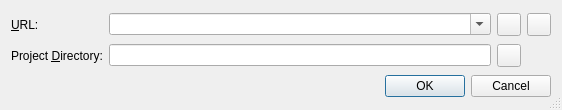
<?xml version="1.0" encoding="UTF-8"?>
<ui version="4.0">
 <class>GitNewProjectOptionsDialog</class>
 <widget class="QDialog" name="GitNewProjectOptionsDialog">
  <property name="geometry">
   <rect>
    <x>0</x>
    <y>0</y>
    <width>562</width>
    <height>110</height>
   </rect>
  </property>
  <property name="windowTitle">
   <string>New Project from Repository</string>
  </property>
  <property name="whatsThis">
   <string>&lt;b&gt;New Project from Repository Dialog&lt;/b&gt;
&lt;p&gt;Enter the various repository infos into the entry fields. These values are used, when the new project is retrieved from the repository.&lt;/p&gt;
&lt;p&gt;For remote repositories the URL must contain the hostname.&lt;/p&gt;</string>
  </property>
  <property name="sizeGripEnabled">
   <bool>true</bool>
  </property>
  <layout class="QGridLayout" name="gridLayout">
   <item row="0" column="0">
    <widget class="QLabel" name="TextLabel2">
     <property name="text">
      <string>&amp;URL:</string>
     </property>
     <property name="buddy">
      <cstring>vcsUrlCombo</cstring>
     </property>
    </widget>
   </item>
   <item row="0" column="1">
    <widget class="QComboBox" name="vcsUrlCombo">
     <property name="sizePolicy">
      <sizepolicy hsizetype="Expanding" vsizetype="Fixed">
       <horstretch>0</horstretch>
       <verstretch>0</verstretch>
      </sizepolicy>
     </property>
     <property name="toolTip">
      <string>Enter the URL of the repository</string>
     </property>
     <property name="editable">
      <bool>true</bool>
     </property>
     <property name="insertPolicy">
      <enum>QComboBox::InsertAtTop</enum>
     </property>
     <property name="sizeAdjustPolicy">
      <enum>QComboBox::AdjustToMinimumContentsLength</enum>
     </property>
    </widget>
   </item>
   <item row="0" column="2">
    <widget class="QToolButton" name="vcsUrlButton">
     <property name="toolTip">
      <string>Select the repository url via a directory selection dialog</string>
     </property>
    </widget>
   </item>
   <item row="0" column="3">
    <widget class="QToolButton" name="vcsUrlClearHistoryButton">
     <property name="toolTip">
      <string>Press to clear the history of entered repository URLs</string>
     </property>
    </widget>
   </item>
   <item row="1" column="0">
    <widget class="QLabel" name="TextLabel4">
     <property name="text">
      <string>Project &amp;Directory:</string>
     </property>
     <property name="buddy">
      <cstring>vcsProjectDirEdit</cstring>
     </property>
    </widget>
   </item>
   <item row="1" column="1">
    <widget class="QLineEdit" name="vcsProjectDirEdit">
     <property name="toolTip">
      <string>Enter the directory of the new project.</string>
     </property>
     <property name="whatsThis">
      <string>&lt;b&gt;Project Directory&lt;/b&gt;
&lt;p&gt;Enter the directory of the new project. It will be retrieved from 
the repository and be placed in this directory.&lt;/p&gt;</string>
     </property>
    </widget>
   </item>
   <item row="1" column="2">
    <widget class="QToolButton" name="projectDirButton"/>
   </item>
   <item row="2" column="0" colspan="4">
    <widget class="QDialogButtonBox" name="buttonBox">
     <property name="orientation">
      <enum>Qt::Horizontal</enum>
     </property>
     <property name="standardButtons">
      <set>QDialogButtonBox::Cancel|QDialogButtonBox::Ok</set>
     </property>
    </widget>
   </item>
  </layout>
 </widget>
 <pixmapfunction>qPixmapFromMimeSource</pixmapfunction>
 <tabstops>
  <tabstop>vcsUrlCombo</tabstop>
  <tabstop>vcsUrlButton</tabstop>
  <tabstop>vcsProjectDirEdit</tabstop>
  <tabstop>projectDirButton</tabstop>
 </tabstops>
 <resources/>
 <connections>
  <connection>
   <sender>buttonBox</sender>
   <signal>accepted()</signal>
   <receiver>GitNewProjectOptionsDialog</receiver>
   <slot>accept()</slot>
   <hints>
    <hint type="sourcelabel">
     <x>37</x>
     <y>176</y>
    </hint>
    <hint type="destinationlabel">
     <x>38</x>
     <y>198</y>
    </hint>
   </hints>
  </connection>
  <connection>
   <sender>buttonBox</sender>
   <signal>rejected()</signal>
   <receiver>GitNewProjectOptionsDialog</receiver>
   <slot>reject()</slot>
   <hints>
    <hint type="sourcelabel">
     <x>147</x>
     <y>177</y>
    </hint>
    <hint type="destinationlabel">
     <x>153</x>
     <y>197</y>
    </hint>
   </hints>
  </connection>
 </connections>
</ui>
